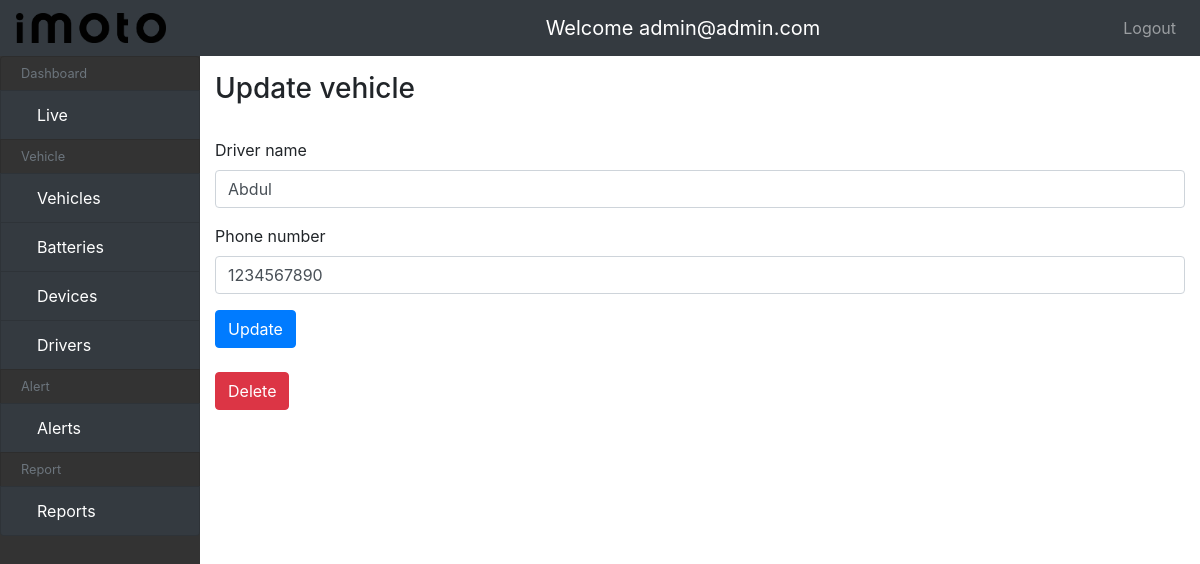
/vehicles/driver/2/update/ (signed in), run on the app's committed database.
### Profile/models.py (models this page shows, shortened)
class User(AbstractBaseUser):
    email = models.EmailField(
        verbose_name='email address',
        max_length=255,
        unique=True,
    )
    name = models.CharField(
        verbose_name="name",
        max_length=255
    )
    phone = models.CharField(
        verbose_name="phone number",
        max_length=10
    )
    organization = models.CharField(
        verbose_name="organization name",
        max_length=255
    )
    role = models.CharField(
        verbose_name="role name",
        max_length=100
    )
    is_active = models.BooleanField(default=True)
    staff = models.BooleanField(default=False) # a admin user; non super-user
    admin = models.BooleanField(default=False) # a superuser
    USERNAME_FIELD = 'email'
    REQUIRED_FIELDS = [] # Email & Password are required by default.
    objects = UserManager()

### Vehicle/models.py (models this page shows, shortened)
class Driver(models.Model):
    name = models.CharField(
        verbose_name="driver name",
        max_length=255
    )
    phone_number = models.CharField(
        verbose_name="phone number",
        max_length=10
    )

### Vehicle/views.py (the view)
# urls.py: path('driver/<pk>/update/', DriverUpdateView.as_view(), name='driver-update'),
class DriverUpdateView(LoginRequiredMixin, UpdateView):
    queryset = Driver.objects.all()
    template_name = "driver/update_driver.html"
    form_class = DriverForm
    context_object_name = "driver"

### Vehicle/forms.py
class DriverForm(ModelForm):
    class Meta:
        model = Driver
        fields = '__all__'

### templates/driver/update_driver.html (shortened to what this page needs)
{% extends "main.html" %}
{% load static %}
{% load bootstrap4 %}
{% block content %}
  <h3>Update vehicle</h3>
  <br>
  <form  action="{% url 'driver-update' driver.pk %}" method="post">
    {% bootstrap_form form %}
      <button type="submit" class="btn btn-primary">Update</button>
  </form>
<br>
  <a href="{% url 'driver-delete' driver.id %}"><button class="btn btn-danger">Delete</button></a>
{% endblock %}

### templates/topnav.html (shortened to what this page needs)
{% load static %}
<nav class="navbar navbar-expand-md navbar-dark bg-dark fixed-top">
    <a class="navbar-brand" href="#">
        <img src="{% static 'img/imoto_logo.png' %}" width="150" height="30" class="d-inline-block align-top" alt="">
    </a>
    <div class="mx-auto order-0">
        <a class="navbar-brand mx-auto" href="#">Welcome {{user.email}}</a>
    </div>
    <div class="navbar-collapse collapse w-100 order-3 dual-collapse2">
        <ul class="navbar-nav ml-auto">
            <li class="nav-item">
                <a class="nav-link" href="{% url 'logout' %}">Logout</a>
            </li>
        </ul>
    </div>
</nav>

### static/css/custom.css (style rules this page uses)
body { padding-top: 56px; }
* { box-sizing: border-box; }

### data on the page
User: email "admin@admin.com"
Driver: name "Abdul", phone_number "1234567890"
